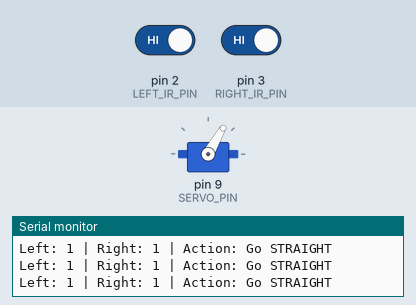
Bench run of a sketch on a simulated Arduino Uno, built with avr-gcc and run on an emulated ATmega328P. Parts: servo, the last lines printed to the serial monitor. The inputs (shaded band) are chosen by the test bench; at power-on: pin 2 (LEFT_IR_PIN) HIGH, pin 3 (RIGHT_IR_PIN) HIGH.

Above: at 2.2 s.
2.3 s: pin 2 (LEFT_IR_PIN) driven LOW
At 3.5 s:
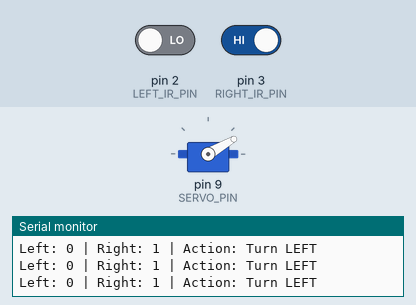
3.8 s: pin 3 (RIGHT_IR_PIN) driven LOW
At 4.2 s:
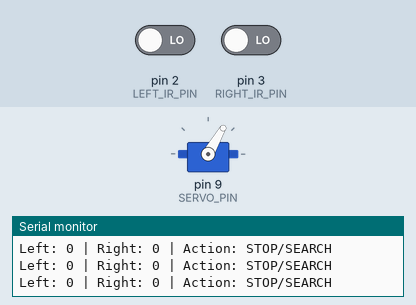
5.7 s: pin 2 (LEFT_IR_PIN) driven HIGH
At 6.4 s:
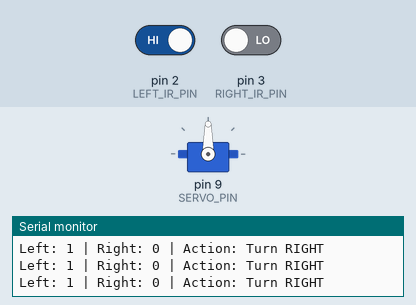
7.2 s: pin 3 (RIGHT_IR_PIN) driven HIGH
At 8.6 s:
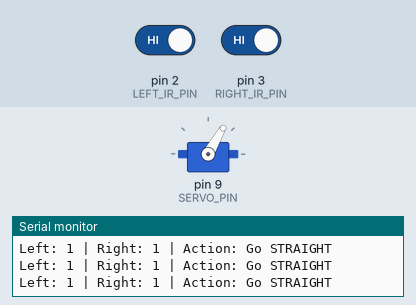
Timing chart, 0 to 10.2 s (numbered marks = the images above; inputs shaded):
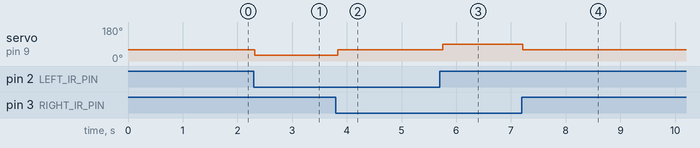

Measured:
- after the input at 2.3 s, servo on pin 9 (SERVO_PIN): 60° → 30° at once
- after the input at 3.8 s, servo on pin 9 (SERVO_PIN): 30° → 60° at once
- after the input at 5.7 s, servo on pin 9 (SERVO_PIN): 60° → 90° after 0.05 s
- after the input at 7.2 s, servo on pin 9 (SERVO_PIN): 90° → 60° at once

The sketch:

2_ir_sensor_with_servo_motor.ino
```cpp
#include <Servo.h>

// Pin definitions
const int LEFT_IR_PIN = 2;
const int RIGHT_IR_PIN = 3;
const int SERVO_PIN = 9;

// Servo positions
const int SERVO_LEFT = 30;
const int SERVO_CENTER = 60;
const int SERVO_RIGHT = 90;

// Line detection states (assuming 0 = line detected, 1 = no line)
const int LINE_DETECTED = 0;
const int NO_LINE = 1;

Servo steeringServo;

void setup() {
  Serial.begin(9600);

  // Initialize servo
  steeringServo.attach(SERVO_PIN);
  steeringServo.write(SERVO_CENTER);

  // Configure IR sensor pins
  pinMode(LEFT_IR_PIN, INPUT);
  pinMode(RIGHT_IR_PIN, INPUT);

  Serial.println("Line Following Robot Initialized");
  Serial.println("Servo Center Position: " + String(SERVO_CENTER));

  delay(1000); // Give servo time to reach center position
}

void loop() {
  // Read sensor values
  int leftSensor = digitalRead(LEFT_IR_PIN);
  int rightSensor = digitalRead(RIGHT_IR_PIN);

  // Debug output
  printSensorData(leftSensor, rightSensor);

  // Line following logic
  followLine(leftSensor, rightSensor);

  delay(50); // Small delay for stability
}

void followLine(int leftSensor, int rightSensor) {
  if (leftSensor == LINE_DETECTED && rightSensor == NO_LINE) {
    // Line detected on left side - turn left
    steeringServo.write(SERVO_LEFT);
    Serial.println("Action: Turn LEFT");

  } else if (leftSensor == NO_LINE && rightSensor == LINE_DETECTED) {
    // Line detected on right side - turn right
    steeringServo.write(SERVO_RIGHT);
    Serial.println("Action: Turn RIGHT");

  } else if (leftSensor == NO_LINE && rightSensor == NO_LINE) {
    // Both sensors detect line or both on line - go straight
    steeringServo.write(SERVO_CENTER);
    Serial.println("Action: Go STRAIGHT");

  } else {
    // Both sensors off line - stop or continue straight
    steeringServo.write(SERVO_CENTER);
    Serial.println("Action: STOP/SEARCH");
  }
}

void printSensorData(int leftValue, int rightValue) {
  Serial.print("Left: ");
  Serial.print(leftValue);
  Serial.print(" | Right: ");
  Serial.print(rightValue);
  Serial.print(" | ");
}

// Optional: Function to calibrate sensors
void calibrateSensors() {
  Serial.println("Calibrating sensors...");

  for (int i = 0; i < 10; i++) {
    int left = digitalRead(LEFT_IR_PIN);
    int right = digitalRead(RIGHT_IR_PIN);

    Serial.print("Sample ");
    Serial.print(i + 1);
    Serial.print(" - Left: ");
    Serial.print(left);
    Serial.print(", Right: ");
    Serial.println(right);

    delay(500);
  }

  Serial.println("Calibration complete");
}
```
